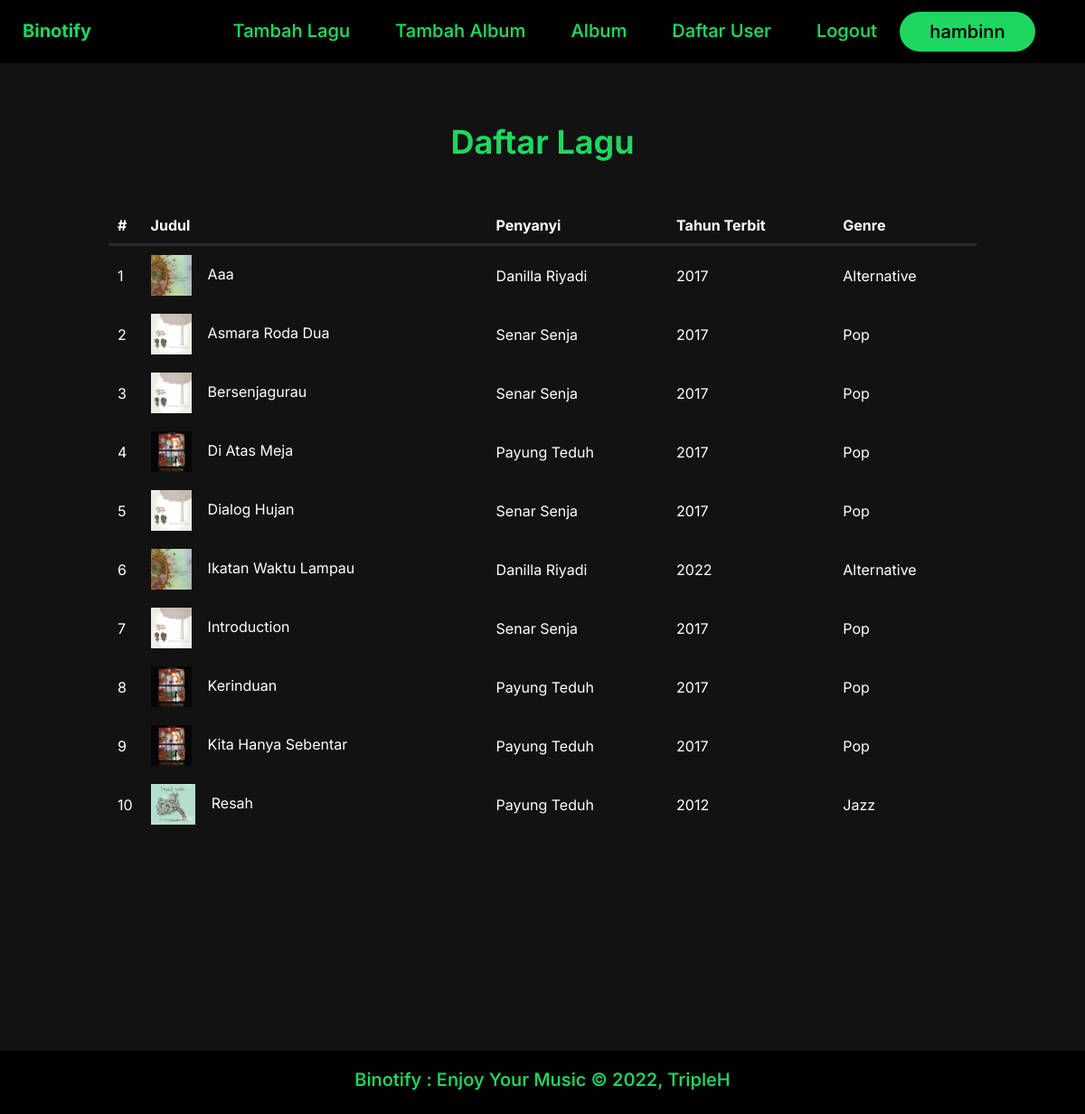
The page /php/homePage.php (signed in) on the database its author committed.
### tables this page shows
CREATE TABLE `song` (
  `song_id` int NOT NULL,
  `judul` varchar(64) NOT NULL,
  `penyanyi` varchar(128) DEFAULT NULL,
  `tanggal_terbit` date NOT NULL,
  `genre` varchar(64) DEFAULT NULL,
  `duration` int NOT NULL,
  `audio_path` varchar(255) NOT NULL,
  `image_path` varchar(255) DEFAULT NULL,
  `album_id` int DEFAULT NULL
);

### src/php/Backend_daftarLagu.php (called while the page is built)
<?php
function getAllSong(){
    $host = 'db';
    $user = 'MYSQL_USER';
    $pass = 'MYSQL_PASSWORD';
    $mydatabase = 'binotify';
    $conn = new mysqli($host, $user, $pass, $mydatabase);
    $sql = 'SELECT * FROM (SELECT * FROM song ORDER BY song_id DESC LIMIT 10)Var1 ORDER BY judul';
    if ($result = $conn->query($sql)) {
        while ($data = $result->fetch_object()) {
            $songs[] = $data;
        }
    }
    return $songs;
}
?>

### src/php/homePage.php (the view, shortened to what this page needs)
<!DOCTYPE html>
<html lang="en">
<head>
    <link rel="stylesheet" href="../resources/css/homePage.css">
    <link rel="stylesheet" href="../resources/css/navbar.css">
    <link rel="stylesheet" href="../resources/css/footer.css">
</head>
<?php $_SESSION['isAdmin'] == 1 ? require_once('navbarAdmin.php') : require_once('navbar.php')?>
<body>
    <h1>Daftar Lagu</h1>
    <table>
        <tr>
            <th class="table-number">#</th>
            <th>Judul</th>
            <th>Penyanyi</th>
            <th>Tahun Terbit</th>
            <th>Genre</th>
        </tr>
        <?php
        include_once 'Backend_daftarLagu.php';
        $songs = getAllSong();
        $i = 1;
        foreach ($songs as $song) {
            echo "<tr>";
            echo "<td class='table-number'>$i</td>";
            echo '<td><img src=" ' . $song->image_path . ' " alt="gambar" height=45></img> <a href="detailLagu.php?lagu=' . $song->song_id . '">&nbsp &nbsp' . $song->judul . '</a></td>';
            echo "<td>$song->penyanyi</td>";
            $year = date('Y', strtotime($song->tanggal_terbit));
            echo "<td> $year </td>";
            echo "<td>$song->genre</td>";
            echo "</tr>";
            $i++;
        }
        ?>
    </table>
</body>
<?php require_once('./footer.php'); ?>
</html>

### src/resources/css/homePage.css (style rules this page uses)
* { margin: 0; padding: 0; box-sizing: border-box; font-family: 'Inter', sans-serif; }
body { background-color: #121212; min-height: 100vh; }
h1 { color: #1ed760; font-size: 36px; font-weight: 670; text-align: center; margin-top: 65px; }
table, td, th { text-align: left; vertical-align: middle; }
img { vertical-align: middle; }
th { border-bottom: #2A2A2A solid 3px; }
table { margin-top: 50px; border-collapse: collapse; margin-left: auto; margin-right: auto; width: 80%; vertical-align:middle; }
.table-number { width: 10px; }
th, td { padding: 10px; color: #ffffff; }
a { text-decoration: none; color: #ffffff; }

### src/resources/css/navbar.css (style rules this page uses)
* { margin: 0; padding: 0; box-sizing: border-box; font-family: 'Inter', sans-serif; }
body { background-color: #121212; }

### rows shown on the page
song: image_path (picture), judul "Aaa", penyanyi "Danilla Riyadi", tanggal_terbit "2017", genre "Alternative"
song: image_path (picture), judul "Asmara Roda Dua", penyanyi "Senar Senja", tanggal_terbit "2017", genre "Pop"
song: image_path (picture), judul "Bersenjagurau", penyanyi "Senar Senja", tanggal_terbit "2017", genre "Pop"
song: image_path (picture), judul "Di Atas Meja", penyanyi "Payung Teduh", tanggal_terbit "2017", genre "Pop"
song: image_path (picture), judul "Dialog Hujan", penyanyi "Senar Senja", tanggal_terbit "2017", genre "Pop"
song: image_path (picture), judul "Ikatan Waktu Lampau", penyanyi "Danilla Riyadi", tanggal_terbit "2022", genre "Alternative"
song: judul "Introduction", penyanyi "Senar Senja", tanggal_terbit "2017", genre "Pop"
song: image_path (picture), judul "Kerinduan", penyanyi "Payung Teduh", tanggal_terbit "2017", genre "Pop"
song: image_path (picture), judul "Kita Hanya Sebentar", penyanyi "Payung Teduh", tanggal_terbit "2017", genre "Pop"
song: image_path (picture), judul "Resah", penyanyi "Payung Teduh", tanggal_terbit "2012", genre "Jazz"

### other values the page prints
$_SESSION['username'] "hambinn"
